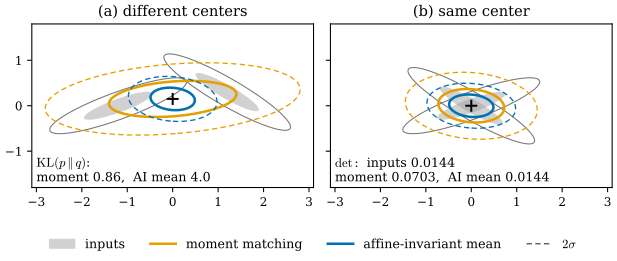

Write the Python code that produced this figure.
"""Figure 29.4.4: merging two Gaussians: moment matching vs. a Riemannian mean (Section 29.4).

Two flat 2D Gaussians with s = (0.8, 0.15), major axes at +20 and -30 degrees, equal weights 1/2.
(a) Different centers mu_1 = (-1.2, 0), mu_2 = (1.2, 0.3). Gray: the two inputs (1-sigma filled, 2-sigma outline).
    Orange: moment matching (mean and covariance of the mixture), 1 and 2 sigma.
    Blue: mean position with the affine-invariant mean of the two covariances, 1 and 2 sigma.
(b) Same center for both inputs (0, 0): moment matching becomes the Euclidean mean of the covariances.
Self-checks: KL(p || q) = 0.86 (moment) and 4.0 (AI) in (a); dets 0.0144 (inputs, AI) and 0.0703 (moment) in (b).

Run from the project root: ``PYTHONPATH=tools python3 chapters/29-gaussian-splatting/figures/fig-29-4-4-merge.py``
"""

import dgfig

dgfig.setup()

import matplotlib.pyplot as plt
import numpy as np

C = dgfig.COLORS


def R2(d):
    a = np.radians(d)
    return np.array([[np.cos(a), -np.sin(a)], [np.sin(a), np.cos(a)]])


def fun(S, f):
    w, V = np.linalg.eigh(S)
    return V @ np.diag(f(w)) @ V.T


Sg = [R2(20) @ np.diag([0.64, 0.0225]) @ R2(20).T, R2(-30) @ np.diag([0.64, 0.0225]) @ R2(-30).T]
h = fun(Sg[0], np.sqrt); hi = np.linalg.inv(h)
S_ai = h @ fun(hi @ Sg[1] @ hi, np.sqrt) @ h
t = np.linspace(0, 2 * np.pi, 200)


def ell(mu, S, k):
    w, V = np.linalg.eigh(S)
    return mu + k * (np.stack([np.cos(t), np.sin(t)], 1) * np.sqrt(w)) @ V.T


gx = np.linspace(-6, 6, 601)
GX, GY = np.meshgrid(gx, gx, indexing="ij")
P = np.stack([GX, GY], -1)


def npdf(m_, S_):
    d = P - m_
    return np.exp(-0.5 * np.einsum("...i,ij,...j->...", d, np.linalg.inv(S_), d)) / (2 * np.pi * np.sqrt(np.linalg.det(S_)))


fig, axes = plt.subplots(1, 2, figsize=(7.8, 3.05), sharey=True, gridspec_kw=dict(wspace=0.06))
for ax, mus, lab in ((axes[0], [np.array([-1.2, 0.0]), np.array([1.2, 0.3])], "(a) different centers"),
                     (axes[1], [np.zeros(2), np.zeros(2)], "(b) same center")):
    mu = 0.5 * (mus[0] + mus[1])
    S_mm = sum(0.5 * (S_ + np.outer(m_ - mu, m_ - mu)) for m_, S_ in zip(mus, Sg))
    for m_, S_ in zip(mus, Sg):
        ax.fill(*ell(m_, S_, 1).T, color="#999999", alpha=0.45, lw=0)
        ax.plot(*ell(m_, S_, 2).T, color="#777777", lw=0.8)
    for S_, col, ls in ((S_mm, C["accent"], "-"), (S_ai, C["tangent"], "-")):
        ax.plot(*ell(mu, S_, 1).T, color=col, lw=1.9, ls=ls)
        ax.plot(*ell(mu, S_, 2).T, color=col, lw=1.0, ls=(0, (4, 2.5)))
    ax.plot(*mu, "+", color=C["main"], ms=9, mew=1.5)
    if lab.startswith("(a)"):
        pmix = 0.5 * npdf(mus[0], Sg[0]) + 0.5 * npdf(mus[1], Sg[1])
        dA = (gx[1] - gx[0]) ** 2
        KL = lambda q: np.sum(pmix * (np.log(pmix + 1e-300) - np.log(q + 1e-300))) * dA
        kmm, kai = KL(npdf(mu, S_mm)), KL(npdf(mu, S_ai))
        assert abs(kmm - 0.86) < 0.006 and abs(kai - 4.0) < 0.03
        ax.text(-3.0, -1.72, r"$\mathrm{KL}(p\,\|\,q)$:" + "\n" + "moment %.2f,  AI mean %.1f" % (kmm, kai), fontsize=9.5,
                va="bottom")
    else:
        dets = [np.linalg.det(Sg[0]), np.linalg.det(S_mm), np.linalg.det(S_ai)]
        assert np.allclose(np.round(dets, 4), [0.0144, 0.0703, 0.0144])
        ax.text(-3.0, -1.72, r"$\det$:  inputs %.4f" % dets[0] + "\n" + "moment %.4f,  AI mean %.4f" % (dets[1], dets[2]),
                fontsize=9.5, va="bottom")
    ax.set_title(lab, fontsize=11)
    ax.set_aspect("equal")
    ax.set_xlim(-3.1, 3.1)
    ax.set_ylim(-1.8, 1.8)
    ax.tick_params(labelsize=9)
from matplotlib.lines import Line2D
from matplotlib.patches import Patch
handles = [Patch(color="#999999", alpha=0.45, label="inputs"),
           Line2D([], [], color=C["accent"], lw=1.9, label="moment matching"),
           Line2D([], [], color=C["tangent"], lw=1.9, label="affine-invariant mean"),
           Line2D([], [], color="#555555", lw=1.0, ls=(0, (4, 2.5)), label=r"$2\sigma$")]
fig.legend(handles=handles, loc="lower center", ncol=4, fontsize=9.5, frameon=False, bbox_to_anchor=(0.5, -0.04))

dgfig.save(fig, __file__)
